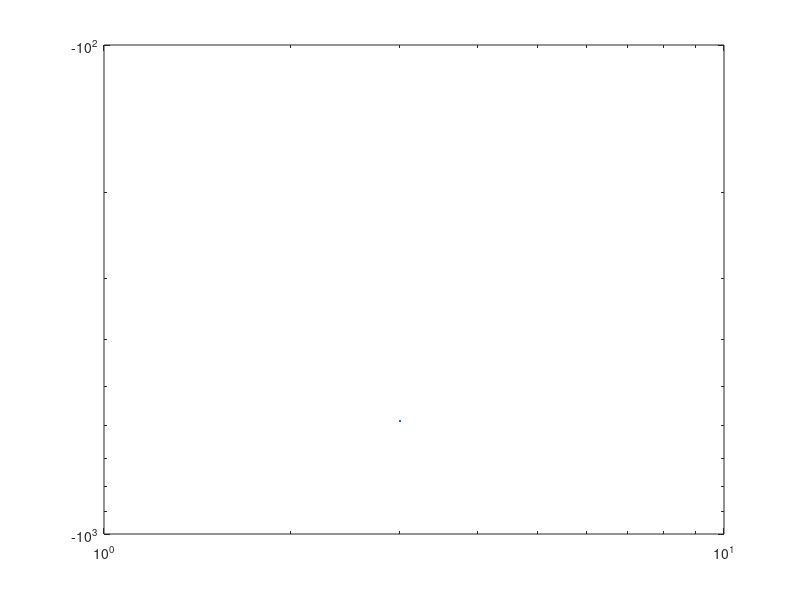

The MATLAB source for this figure: (Note: this script raises an error after producing the figure.)
% Noggrannhetsordning = p där h^p * konstant = trunkeringsfelet (1 för
% front och 2 för central)

% a), b)

f = @(x) 60*x - (((x.^2 + x + 0.1).^6)/((x+1).^6)) - 10 * x *exp(-x);
fp = @(x) 60 - 6 * (2 * x + 1) * 6 / (x + 1) ^ 7 * (x^2 + x + 0.1).^ 5 - 10 * exp(-x) + 10 * x * exp(-x);
% fp = @(x) (f(x+hh) - f(x-hh))/(2*hh);
fpc = @(x, hh) (f(x+hh) - f(x-hh))/(2*hh);
fpf = @(x, hh) (f(x+hh) - f(x))/(hh);

reps = 7;
x = 3;
hh_start = 1;

hh = hh_start;
for i = 1:reps
    fpc(x, hh);
    hh = hh / 10;
end
f_prim_central = fpc(2, hh)

hh = hh_start;
for i = 1:reps
    fpf(x, hh);
    hh = hh / 10;
end
f_prim_front = fpf(2, hh)


% c)
hh = 10^-6

f_prim_0_2 = fp(0.2)
f_prim_central_0_2 = fpc(0.2, hh)
f_prim_front_0_2 = fpf(0.2, hh)

f_prim_1 = fp(1) % får ett avvikande värde
f_prim_central_1 = fpc(1, hh)
f_prim_front_1 = fpf(1, hh)


% d) Studera felet i diﬀerensapproximation av derivatan för de två formlerna i b.
% Tabellera felet i respektive formel för steglängderna h enligt Matlabsatsen
% for h=[1.E-3 1.E-4 1.E-5 1.E-6 1.E-7 1.E-8 1.E-9 1.E-10 1.E-11 1.E-12 1.E-13]
%  Rita i ett loglog-diagram (loglog). Förklara dina resultat!

for h=[1.E-3 1.E-4 1.E-5 1.E-6 1.E-7 1.E-8 1.E-9 1.E-10 1.E-11 1.E-12 1.E-13]
    f_prim_central_1 = fpc(1, hh)
    f_prim_front_1 = fpf(1, hh)
end    

plot(loglog(x, f(x)))
